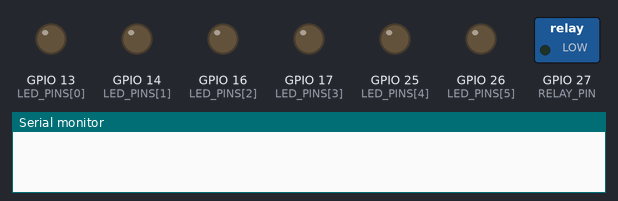
Recording of a sketch running on a simulated ESP32. On the bench: switched loads named in the sketch (green lamp = pin HIGH), output pins drawn as LEDs (lit = HIGH), the last lines printed to the serial monitor. WiFi joins after 1.5 s; servers stay silent unless stated.

Above: at 0.0 s.
At 1.29 s:
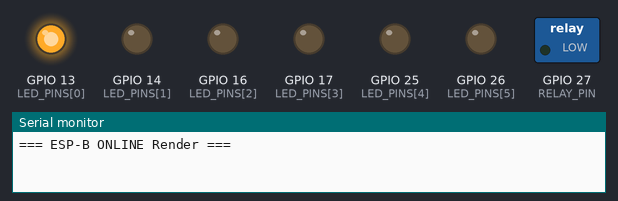
At 1.65 s:
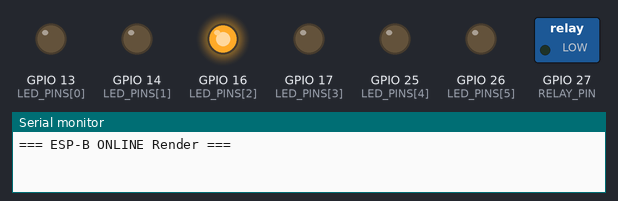
At 2.19 s:
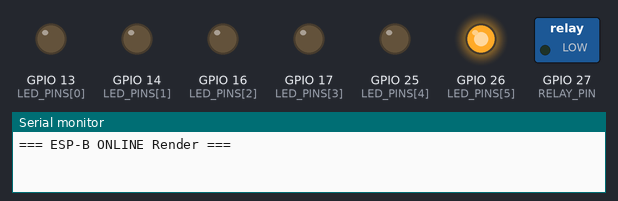
Timing chart, 0 to 3.8 s (numbered marks = the images above):
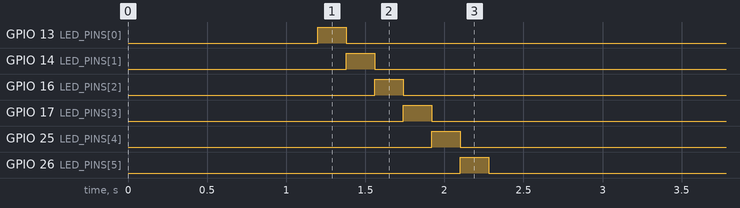

Measured:
- by itself, GPIO 13 (LED_PINS[0]): LOW → HIGH at 1.2 s, → LOW 0.18 s later
- by itself, GPIO 14 (LED_PINS[1]): LOW → HIGH at 1.4 s, → LOW 0.18 s later
- by itself, GPIO 16 (LED_PINS[2]): LOW → HIGH at 1.6 s, → LOW 0.18 s later
- by itself, GPIO 17 (LED_PINS[3]): LOW → HIGH at 1.7 s, → LOW 0.18 s later
- by itself, GPIO 25 (LED_PINS[4]): LOW → HIGH at 1.9 s, → LOW 0.18 s later
- by itself, GPIO 26 (LED_PINS[5]): LOW → HIGH at 2.1 s, → LOW 0.18 s later

The sketch:

esp32_b_lights.ino
```cpp
/*
 * ESP-B Lights — LED x6 + Relay 12V
 * Backend: https://education-app-myav.onrender.com
 *
 * Board: ESP32 Dev Module | Serial: 115200
 * LED1-6 -> GPIO 13,14,16,17,25,26 | Relay -> GPIO 27
 */

#include <WiFi.h>
#include <HTTPClient.h>
#include <WiFiClientSecure.h>
#include "soc/soc.h"
#include "soc/rtc_cntl_reg.h"

const char* WIFI_SSID = "ELECLAB2";
const char* WIFI_PASS = "171172173";
const char* LIGHTS_API_KEY = "lights-station-key";
const char* RENDER_HOST = "education-app-myav.onrender.com";

const int LED_PINS[6] = {13, 14, 16, 17, 25, 26};
#define RELAY_PIN 27
const bool RELAY_ACTIVE_HIGH = true;

const unsigned long POLL_MS = 2000;
const unsigned long HTTP_TIMEOUT_MS = 90000;
const int POLL_RETRIES = 3;

bool ledOn[6] = {false, false, false, false, false, false};
unsigned long lastPollMs = 0;
unsigned long consecutivePollFails = 0;

WiFiClientSecure secureClient;

void allOutputsOff() {
  for (int i = 0; i < 6; i++) digitalWrite(LED_PINS[i], LOW);
  digitalWrite(RELAY_PIN, RELAY_ACTIVE_HIGH ? LOW : HIGH);
}

void applyOutputs() {
  bool anyOn = false;
  for (int i = 0; i < 6; i++) {
    digitalWrite(LED_PINS[i], ledOn[i] ? HIGH : LOW);
    if (ledOn[i]) anyOn = true;
  }
  digitalWrite(RELAY_PIN, (RELAY_ACTIVE_HIGH ? anyOn : !anyOn) ? HIGH : LOW);
}

bool connectWifi() {
  WiFi.persistent(false);
  WiFi.mode(WIFI_STA);
  WiFi.setSleep(false);
  WiFi.setAutoReconnect(true);
  WiFi.begin(WIFI_SSID, WIFI_PASS);
  unsigned long t0 = millis();
  while (WiFi.status() != WL_CONNECTED && millis() - t0 < 30000) {
    delay(400);
    Serial.print(".");
  }
  Serial.println();
  if (WiFi.status() != WL_CONNECTED) {
    delay(4000);
    ESP.restart();
  }
  Serial.print("WiFi OK ");
  Serial.println(WiFi.localIP());
  return true;
}

bool parseLedState(const String& json, int ledIndex, bool& outOn) {
  String key = String("\"api_key\":\"led-") + String(ledIndex + 1) + "-key\"";
  int pos = json.indexOf(key);
  if (pos < 0) return false;
  String chunk = json.substring(pos, min((int)json.length(), pos + 180));
  int onPos = chunk.indexOf("\"is_on\":");
  if (onPos < 0) return false;
  onPos += 8;
  while (onPos < (int)chunk.length() && (chunk[onPos] == ' ' || chunk[onPos] == '\t')) onPos++;
  if (chunk.startsWith("true", onPos) || chunk[onPos] == '1') { outOn = true; return true; }
  if (chunk.startsWith("false", onPos) || chunk[onPos] == '0') { outOn = false; return true; }
  return false;
}

bool pollLightsOnce() {
  HTTPClient http;
  http.setTimeout(HTTP_TIMEOUT_MS);
  http.setConnectTimeout(HTTP_TIMEOUT_MS);
  http.setReuse(false);
  String url = String("https://") + RENDER_HOST + "/api/devices/poll-lights";
  Serial.println(url);
  if (!http.begin(secureClient, url)) {
    Serial.println("begin FAIL");
    return false;
  }
  http.addHeader("X-API-Key", LIGHTS_API_KEY);
  http.addHeader("Connection", "close");
  int code = http.GET();
  String body = http.getString();
  http.end();
  Serial.printf("HTTP %d len=%d\n", code, body.length());
  if (code < 200 || code >= 300) {
    Serial.println(body.substring(0, 160));
    return false;
  }
  bool changed = false;
  int parsed = 0;
  for (int i = 0; i < 6; i++) {
    bool on = false;
    if (!parseLedState(body, i, on)) continue;
    parsed++;
    if (ledOn[i] != on) {
      ledOn[i] = on;
      changed = true;
      Serial.printf("LED%d=%s\n", i + 1, on ? "ON" : "OFF");
    }
  }
  if (parsed == 0) {
    Serial.println("parse FAIL");
    return false;
  }
  applyOutputs();
  if (!changed) Serial.println("sync OK");
  return true;
}

bool pollLights() {
  for (int attempt = 1; attempt <= POLL_RETRIES; attempt++) {
    if (pollLightsOnce()) {
      consecutivePollFails = 0;
      return true;
    }
    Serial.printf("poll retry %d/%d\n", attempt, POLL_RETRIES);
    delay(1500 * attempt);
  }
  consecutivePollFails++;
  Serial.printf("poll failed x%lu\n", consecutivePollFails);
  return false;
}

void setup() {
  WRITE_PERI_REG(RTC_CNTL_BROWN_OUT_REG, 0);
  Serial.begin(115200);
  delay(1200);
  Serial.println("=== ESP-B ONLINE Render ===");
  for (int i = 0; i < 6; i++) pinMode(LED_PINS[i], OUTPUT);
  pinMode(RELAY_PIN, OUTPUT);
  allOutputsOff();
  // self-test
  for (int i = 0; i < 6; i++) {
    allOutputsOff();
    digitalWrite(LED_PINS[i], HIGH);
    delay(180);
  }
  allOutputsOff();
  secureClient.setInsecure();
  secureClient.setTimeout(90);
  connectWifi();
  for (int a = 1; a <= 10; a++) {
    Serial.printf("boot poll %d/10\n", a);
    if (pollLights()) break;
    delay(5000);
  }
  lastPollMs = millis();
}

void loop() {
  if (WiFi.status() != WL_CONNECTED) {
    // Keep last LED/relay state during brief disconnects.
    Serial.println("WiFi lost — reconnect (outputs held)");
    connectWifi();
    return;
  }
  if (millis() - lastPollMs >= POLL_MS) {
    lastPollMs = millis();
    pollLights();
  }
}
```
